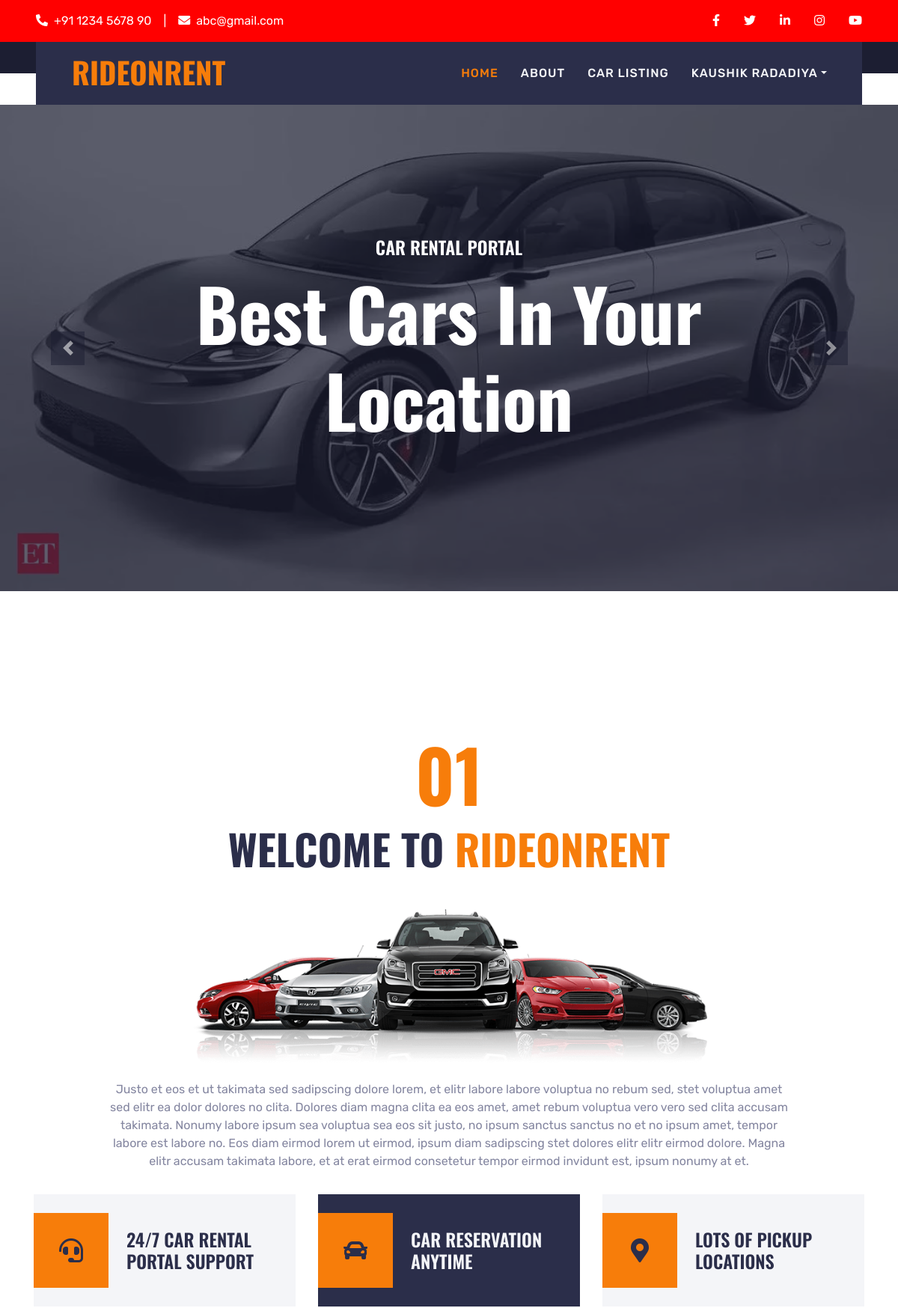
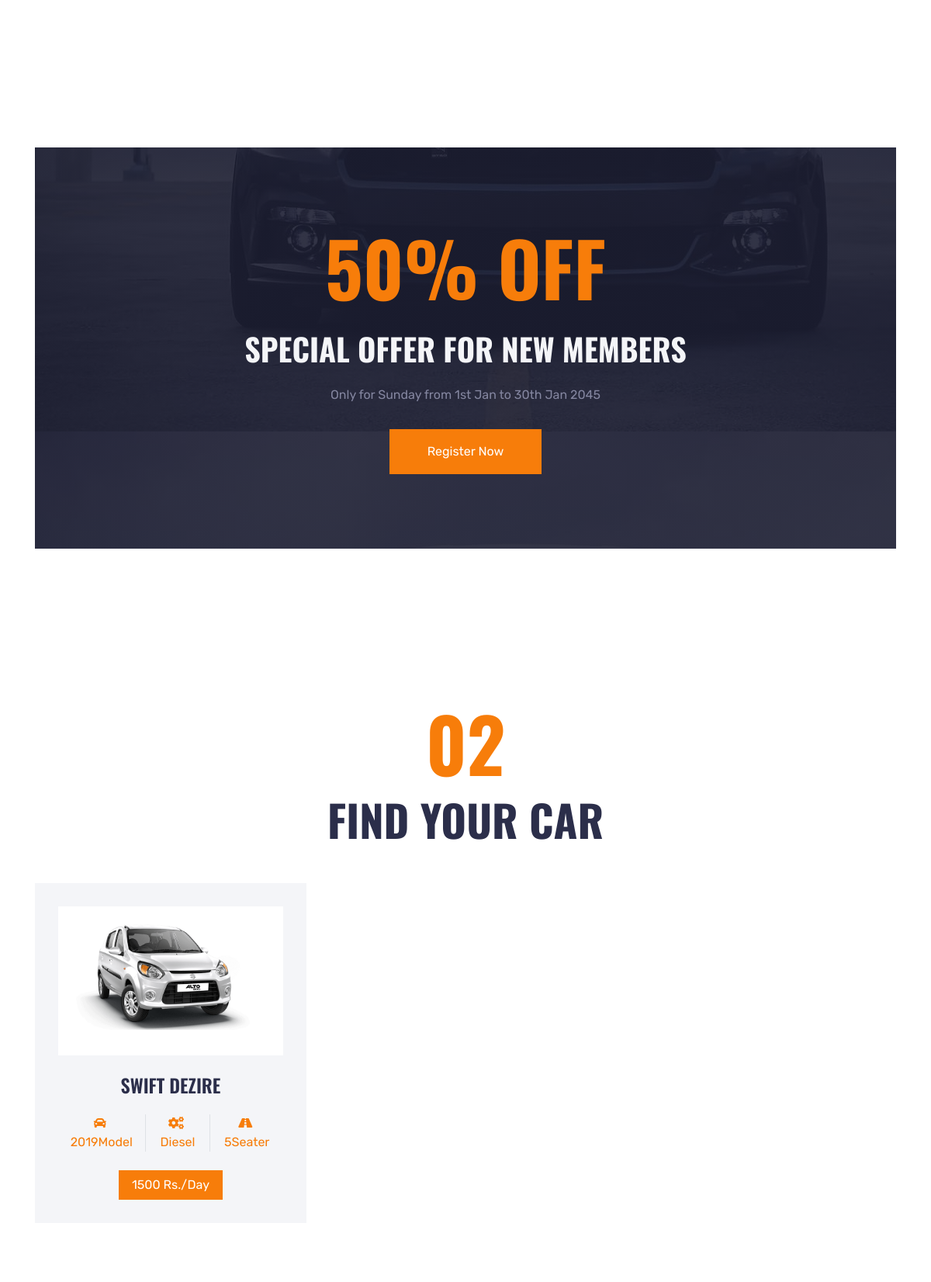
The app's page /userindex (signed in, upper part) with its own data (2 pictures, top to bottom).
### carRental/models.py (models this page shows, shortened)
class Vehicles(models.Model):
    VehiclesTitle = models.CharField(max_length=250, null=True)
    VehiclesBrand = models.ForeignKey(Brands, on_delete=models.CASCADE, null=True)
    VehiclesOverview = models.CharField(max_length=350, null=True)
    PricePerDay = models.CharField(max_length=200, null=True)
    FuelType = models.CharField(max_length=150, null=True)
    ModelYear = models.CharField(max_length=150, null=True)
    SeatingCapacity = models.CharField(max_length=150, null=True)
    Vimage1 = models.FileField(null=True,blank=True)
    Vimage2 = models.FileField(null=True,blank=True)
    Vimage3 = models.FileField(null=True,blank=True)
    Vimage4 = models.FileField(null=True,blank=True)
    Vimage5 = models.FileField(null=True,blank=True)
    AirConditioner = models.CharField(max_length=50, null=True)
    PowerDoorLocks = models.CharField(max_length=50, null=True)
    AntiLockBrakingSystem = models.CharField(max_length=50, null=True)
    BrakeAssist = models.CharField(max_length=50, null=True)
    PowerSteering = models.CharField(max_length=50, null=True)
    DriverAirbag = models.CharField(max_length=50, null=True)
    PassengerAirbag = models.CharField(max_length=50, null=True)
    PowerWindows = models.CharField(max_length=50, null=True)
    CDPlayer = models.CharField(max_length=50, null=True)
    CentralLocking = models.CharField(max_length=50, null=True)
    CrashSensor = models.CharField(max_length=50, null=True)
    LeatherSeats = models.CharField(max_length=50, null=True)
    RegDate = models.DateTimeField(auto_now_add=True)
    UpdationDate = models.DateField(null=True)

### carRental/views.py (the view)
# urls.py: path('userindex', userindex, name='userindex'),
def userindex(request):
    if not request.user.is_authenticated:
        return redirect('user_login')
    vehicle = Vehicles.objects.all()
    return render(request, 'user/userindex.html', locals())

### carRental/templates/user/userindex.html (shortened to what this page needs)
{% extends 'userBase.html' %}
{% block main %}
{% load static %}
<div class="container-fluid p-0" style="margin-bottom: 90px;">
    <div id="header-carousel" class="carousel slide" data-ride="carousel">
        <div class="carousel-inner">
            <div class="carousel-item active">
                <img class="w-100" src="{% static 'img/carousel-1.jpg' %}" alt="Image">
                <div class="carousel-caption d-flex flex-column align-items-center justify-content-center">
                    <div class="p-3" style="max-width: 900px;">
                        <h4 class="text-white text-uppercase mb-md-3">Car Rental Portal</h4>
                        <h1 class="display-1 text-white mb-md-4">Best Cars In Your Location</h1>
                    </div>
                </div>
            </div>
        </div>
        <a class="carousel-control-prev" href="#header-carousel" data-slide="prev">
            <div class="btn btn-dark" style="width: 45px; height: 45px;">
                <span class="carousel-control-prev-icon mb-n2"></span>
            </div>
        </a>
        <a class="carousel-control-next" href="#header-carousel" data-slide="next">
            <div class="btn btn-dark" style="width: 45px; height: 45px;">
                <span class="carousel-control-next-icon mb-n2"></span>
            </div>
        </a>
    </div>
</div>
<div class="container-fluid py-5">
    <div class="container pt-5 pb-3">
        <h1 class="display-1 text-primary text-center">01</h1>
        <h1 class="display-4 text-uppercase text-center mb-5">Welcome To <span
                class="text-primary">RideOnRent</span></h1>
        <div class="row justify-content-center">
            <div class="col-lg-10 text-center">
                <img class="w-75 mb-4" src="{% static 'img/about.png' %}" alt="">
                <p>Justo et eos et ut takimata sed sadipscing dolore lorem, et elitr labore labore voluptua no rebum
                    sed, stet voluptua amet sed elitr ea dolor dolores no clita. Dolores diam magna clita ea eos amet,
                    amet rebum voluptua vero vero sed clita accusam takimata. Nonumy labore ipsum sea voluptua sea eos
                    sit justo, no ipsum sanctus sanctus no et no ipsum amet, tempor labore est labore no. Eos diam
                    eirmod lorem ut eirmod, ipsum diam sadipscing stet dolores elitr elitr eirmod dolore. Magna elitr
                    accusam takimata labore, et at erat eirmod consetetur tempor eirmod invidunt est, ipsum nonumy at
                    et.</p>
            </div>
        </div>
        <div class="row mt-3">
            <div class="col-lg-4 mb-2">
                <div class="d-flex align-items-center bg-light p-4 mb-4" style="height: 150px;">
                    <div class="d-flex align-items-center justify-content-center flex-shrink-0 bg-primary ml-n4 mr-4"
                         style="width: 100px; height: 100px;">
                        <i class="fa fa-2x fa-headset text-secondary"></i>
                    </div>
                    <h4 class="text-uppercase m-0">24/7 Car Rental Portal Support</h4>
                </div>
            </div>
            <div class="col-lg-4 mb-2">
                <div class="d-flex align-items-center bg-secondary p-4 mb-4" style="height: 150px;">
                    <div class="d-flex align-items-center justify-content-center flex-shrink-0 bg-primary ml-n4 mr-4"
                         style="width: 100px; height: 100px;">
                        <i class="fa fa-2x fa-car text-secondary"></i>
                    </div>
                    <h4 class="text-light text-uppercase m-0">Car Reservation Anytime</h4>
                </div>
            </div>
            <div class="col-lg-4 mb-2">
                <div class="d-flex align-items-center bg-light p-4 mb-4" style="height: 150px;">
                    <div class="d-flex align-items-center justify-content-center flex-shrink-0 bg-primary ml-n4 mr-4"
                         style="width: 100px; height: 100px;">
                        <i class="fa fa-2x fa-map-marker-alt text-secondary"></i>
                    </div>
                    <h4 class="text-uppercase m-0">Lots Of Pickup Locations</h4>
                </div>
            </div>
        </div>
    </div>
</div>
<div class="container-fluid py-5">
    <div class="container py-5">
        <div class="bg-banner py-5 px-4 text-center">
            <div class="py-5">
                <h1 class="display-1 text-uppercase text-primary mb-4">50% OFF</h1>
                <h1 class="text-uppercase text-light mb-4">Special Offer For New Members</h1>
                <p class="mb-4">Only for Sunday from 1st Jan to 30th Jan 2045</p>
                <a class="btn btn-primary mt-2 py-3 px-5" href="">Register Now</a>
            </div>
        </div>
    </div>
</div>
<div class="container-fluid py-5">
    <div class="container pt-5 pb-3">
        <h1 class="display-1 text-primary text-center">02</h1>
        <h1 class="display-4 text-uppercase text-center mb-5">Find Your Car</h1>
        <div class="row">
            {% for i in vehicle %}
            <div class="col-lg-4 col-md-6 mb-2">
                <a href="{% url 'vehicleDetails' i.id %}">
                <div class="rent-item mb-4">
                    <img class="img-fluid mb-4" src="{{i.Vimage1.url}}" width="100%" height="200px" alt="">
                    <h4 class="text-uppercase mb-4">{{i.VehiclesTitle}}</h4>
                    <div class="d-flex justify-content-center mb-4">
                        <div class="px-2">
                            <i class="fa fa-car text-primary mr-1"></i>
                            <span>{{i.ModelYear}}Model</span>
                        </div>
                        <div class="px-2 border-left border-right">
                            <i class="fa fa-cogs text-primary mr-1"></i>
                            <span>{{i.FuelType}}</span>
                        </div>
                        <div class="px-2">
                            <i class="fa fa-road text-primary mr-1"></i>
                            <span>{{i.SeatingCapacity}}Seater</span>
                        </div>
                    </div>
                    <a class="btn btn-primary px-3" href="{% url 'vehicleDetails' i.id %}">{{i.PricePerDay}} Rs./Day</a>
                </div>
                </a>
            </div>
           {% endfor %}
        </div>
    </div>
</div>
{% endblock %}

### carRental/templates/userBase.html (shortened to what this page needs)
{% load static %}
<!DOCTYPE html>
<html lang="en">
<head>
    <link href="https://cdnjs.cloudflare.com/ajax/libs/font-awesome/5.15.0/css/all.min.css" rel="stylesheet">
    <link href="{% static 'lib/owlcarousel/assets/owl.carousel.min.css' %}" rel="stylesheet">
    <link href="{% static 'lib/tempusdominus/css/tempusdominus-bootstrap-4.min.css' %}" rel="stylesheet" />
    <link href="{% static 'css/bootstrap.min.css' %}" rel="stylesheet">
    <link href="{% static 'css/style.css' %}" rel="stylesheet">
</head>
<body>
    <div class="container-fluid bg-dark py-3 px-lg-5 d-none d-lg-block">
        <div class="row">
            <div class="col-md-6 text-center text-lg-left mb-2 mb-lg-0">
                <div class="d-inline-flex align-items-center">
                    <a class="text-body pr-3" href=""><i class="fa fa-phone-alt mr-2"></i>+91 1234 5678 90</a>
                    <span class="text-body">|</span>
                    <a class="text-body px-3" href=""><i class="fa fa-envelope mr-2"></i>abc@gmail.com</a>
                </div>
            </div>
            <div class="col-md-6 text-center text-lg-right">
                <div class="d-inline-flex align-items-center">
                    <a class="text-body px-3" href="">
                        <i class="fab fa-facebook-f"></i>
                    </a>
                    <a class="text-body px-3" href="">
                        <i class="fab fa-twitter"></i>
                    </a>
                    <a class="text-body px-3" href="">
                        <i class="fab fa-linkedin-in"></i>
                    </a>
                    <a class="text-body px-3" href="">
                        <i class="fab fa-instagram"></i>
                    </a>
                    <a class="text-body pl-3" href="">
                        <i class="fab fa-youtube"></i>
                    </a>
                </div>
            </div>
        </div>
    </div>
    <div class="container-fluid position-relative nav-bar p-0">
        <div class="position-relative px-lg-5" style="z-index: 9;">
            <nav class="navbar navbar-expand-lg bg-secondary navbar-dark py-3 py-lg-0 pl-3 pl-lg-5">
                <a href="" class="navbar-brand">
                    <h1 class="text-uppercase text-primary mb-1">RideOnRent</h1>
                </a>
                <div class="collapse navbar-collapse justify-content-between px-3" id="navbarCollapse">
                    <div class="navbar-nav ml-auto py-0">
                        <a href="{% url 'userindex' %}" class="nav-item nav-link active">Home</a>
                        <a href="{% url 'userabout' %}" class="nav-item nav-link">About</a>
                        <a href="{% url 'usercarlist' %}" class="nav-item nav-link">Car Listing</a>
                        <div class="nav-item dropdown">
                            <a href="#" class="nav-link dropdown-toggle" data-toggle="dropdown">{{request.user.first_name}} {{request.user.last_name}}</a>
                        </div>
                    </div>
                </div>
            </nav>
        </div>
    </div>
{% block main %}
{% endblock %}
</body>
</html>

### carRental/static/css/style.css (style rules this page uses)
:root { --primary: #F77D0A; --secondary: #2B2E4A; --light: #F4F5F8; --dark: #1C1E32; }
h1, h2, .font-weight-bold { font-weight: 700 !important; }
h3, h4, .font-weight-semi-bold { font-weight: 600 !important; }
.nav-bar::before { position: absolute; content: ""; width: 100%; height: 50%; top: 0; left: 0; background: var(--dark); }
.nav-bar::after { position: absolute; content: ""; width: 100%; height: 50%; bottom: 0; left: 0; background: #ffffff; }
.navbar-dark .navbar-nav .nav-link { padding: 30px 15px; font-size: 16px; font-weight: 500; letter-spacing: 1px; text-transform: uppercase; color: var(--light); outline: none; }
.navbar-dark .navbar-nav .nav-link:hover, .navbar-dark .navbar-nav .nav-link.active { color: var(--primary); }
.carousel-caption { top: 0; left: 0; right: 0; bottom: 0; background: rgba(28, 30, 50, .7); z-index: 1; }
.rent-item { padding: 30px; text-align: center; background: var(--light); transition: .5s; }
.rent-item h4 { transition: .5s; }
.bg-banner { background: linear-gradient(rgba(28, 30, 50, .9), rgba(28, 30, 50, .9)), url(../img/bg-banner.jpg); background-attachment: fixed; }

### records on screen
Vehicles: Vimage1 (picture), VehiclesTitle "SWIFT DEZIRE", ModelYear "2019", FuelType "Diesel", SeatingCapacity "5", PricePerDay "1500"

### other values on screen
{{ request.user.first_name }} "KAUSHIK"
{{ request.user.last_name }} "RADADIYA"
